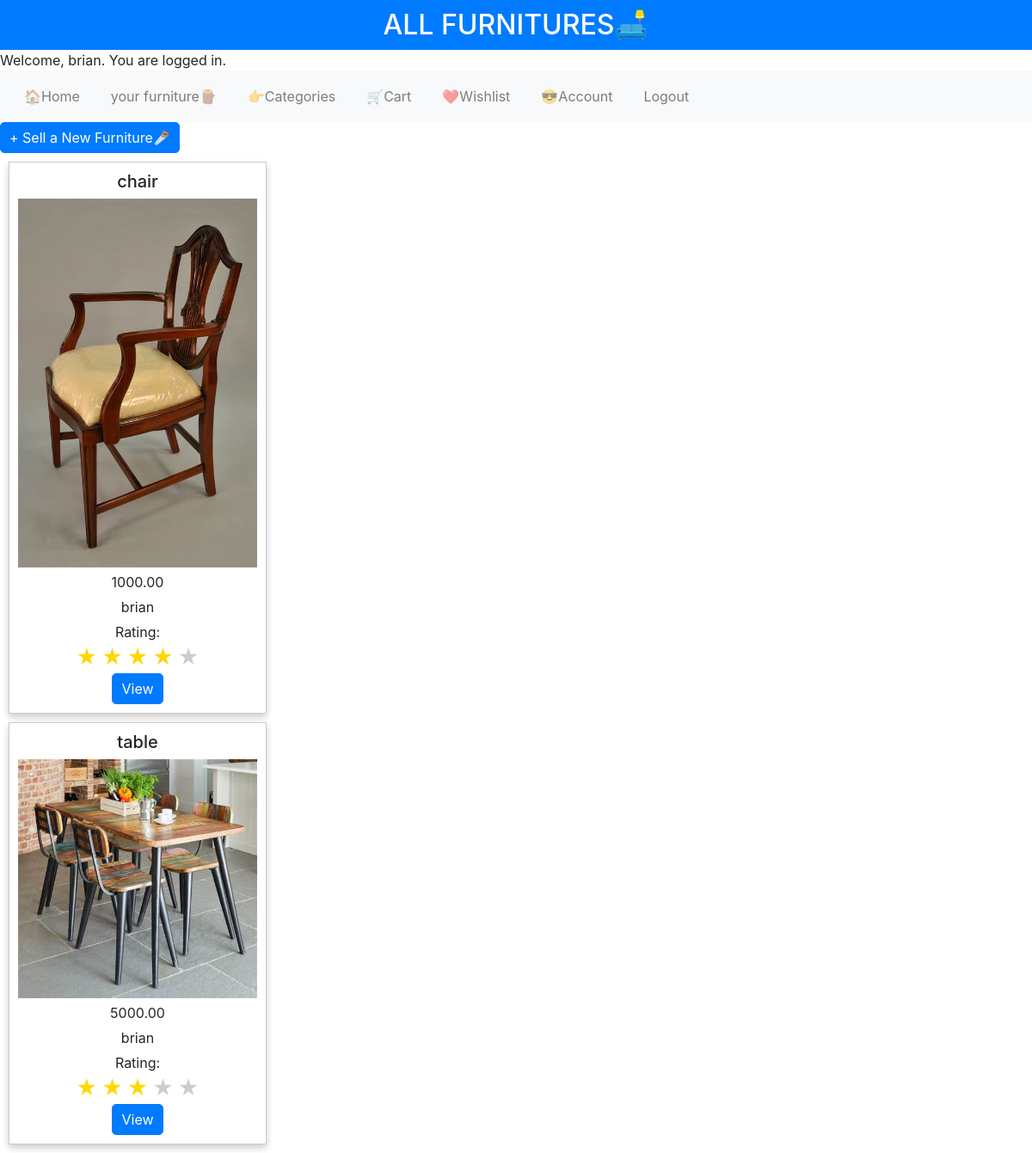
Page /yourfurniture (signed in) on the committed database.
### allfurnitures/models.py (models this page shows, shortened)
class User(AbstractUser):
    wishlist = models.ManyToManyField("Furniture", blank=True, related_name="wishlists")
    image = models.ImageField(upload_to='users', default='allfurnitures/users/default.jpg')
    mobile=models.CharField(max_length=10,blank=True)

class Furniture(models.Model):
    name = models.CharField(max_length=64)
    price = models.DecimalField(max_digits=10, decimal_places=2)
    description = models.TextField()
    image = models.ImageField(upload_to='furnitures', default='allfurnitures/furnitures/default.jpg')
    category = models.CharField(max_length=64)
    user = models.ForeignKey(User, on_delete=models.CASCADE, related_name="furnitures")
    date = models.DateTimeField(auto_now_add=True)
    rating = models.DecimalField(max_digits=2, decimal_places=1, default=0)

### allfurnitures/views.py (the view)
# urls.py: path("yourfurniture",views.yourfurniture,name="yourfurniture"),
@login_required
def yourfurniture(request):
    if request.method == "GET":
        return render(request, "allfurnitures/yourfurniture.html", {
            "furnitures": Furniture.objects.filter(user=request.user)
        })

### allfurnitures/templates/allfurnitures/yourfurniture.html
{% extends "allfurnitures/layout.html" %}
{% block body %}
    <a href="{% url 'addfurniture' %}" class="btn btn-primary">+ Sell a New Furniture🪚</a>
    <div class="cards">
        {% for furniture in furnitures %}
        <div class="card_body">
            <h3>{{ furniture.name }}</h3>
            <span>
                <img src="{{ furniture.image.url }}" alt="{{ furniture.name }}">
            </span>
            <p>{{ furniture.price }}</p>
            <p>{{ furniture.user }}</p>
            <div>Rating: <div class="star-rating" >
                <div class="stars" id="star_rating" data-rating="{{ furniture.rating }}">
                  <span class="star">&#9733;</span>
                  <span class="star">&#9733;</span>
                  <span class="star">&#9733;</span>
                  <span class="star">&#9733;</span>
                  <span class="star">&#9733;</span>
                </div>
              </div></div>
            <a href="{% url 'furnituredetails' furniture.id %}"  class="btn btn-primary" >View</a>
        </div>
        {% endfor %}
    </div>
{% endblock %}

### allfurnitures/templates/allfurnitures/layout.html (shortened to what this page needs)
{% load static %}
<!DOCTYPE html>
<html lang="en">
<head>
    <link rel="stylesheet" href="https://maxcdn.bootstrapcdn.com/bootstrap/4.5.2/css/bootstrap.min.css">
    <link href="{% static 'allfurnitures/styles.css' %}" rel="stylesheet">
</head>
<body>
    <h2>ALL FURNITURES🛋️</h2>
    {% if user.is_authenticated %}
        <p>Welcome, {{ user.username }}. You are logged in.</p>
        <nav class="navbar navbar-expand-lg navbar-light bg-light">
        <ul class="navbar-nav mr-auto">
            <li class="nav-item" ><a class="nav-link" href="{% url 'index' %}">🏠Home</a></li>
            <li class="nav-item"><a class="nav-link" href="{% url 'yourfurniture' %}">your furniture🪵</a></li>
            <li class="nav-item"><a class="nav-link" href="{% url 'categories' %}">👉Categories</a></li>
            <li class="nav-item"><a class="nav-link" href="{% url 'Cart' %}">🛒Cart</a></li>
            <li class="nav-item"><a class="nav-link" href="{% url 'wishlist' %}">❤️Wishlist</a></li>
            <li class="nav-item"><a class="nav-link" href="{% url 'Account' %}">😎Account</a></li>
            <li class="nav-item"><a  class="nav-link" href="{% url 'logout' %}" >Logout</a></li>
        </ul>
        </nav>
     {% else %}
        <a href="{% url 'login' %}" class="btn btn-primary">Login</a>
        <a href="{% url 'register' %}" class="btn btn-primary">Register</a>
    {% endif %}
    {% block body %}
    {% endblock %}
</body>
</html>

### allfurnitures/static/allfurnitures/styles.css (style rules this page uses)
body, h2, p { margin: 0; padding: 0; }
h2 { background-color: #007BFF; color: #fff; padding: 10px; text-align: center; }
.navbar { background-color: #f8f9fa; padding: 10px; }
.navbar ul { list-style: none; display: flex; justify-content: center; margin: 0; padding: 0; }
.navbar li { margin: 0 10px; }
.card_body { width: 300px; padding: 10px; border: 1px solid #ccc; margin: 10px; text-align: center; background-color: #fff; box-shadow: 0 4px 8px rgba(0, 0, 0, 0.2); }
.card_body h3 { font-size: 20px; }
.card_body img { max-width: 100%; height: auto; }
.card_body p { margin: 5px 0; }
.btn-primary { background-color: #007BFF; color: #fff; padding: 5px 10px; text-decoration: none; border-radius: 5px; transition: background-color 0.3s; }
.star-rating .stars .star { color: #cccccc; font-size: 24px; }
.star-rating .stars .star.active { color: gold; }

### rows in the picture
User: username "brian"
Furniture: name "chair", image (picture), price "1000.00", user "brian"
Furniture: name "table", image (picture), price "5000.00", user "brian"
